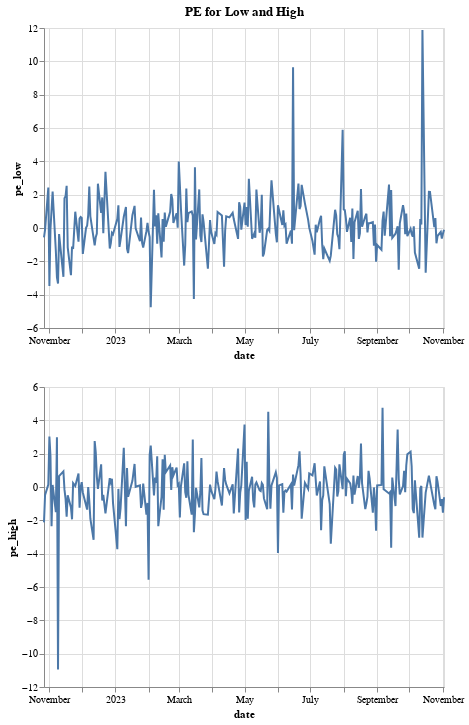

Notebook cell for this chart:
### Code cell
show_results('/home/flor/cs236/data/arima_predictions.pkd')

### Figure 1 — Vega-Lite specification as saved in the notebook (floating-point values rounded to 4 significant figures; data arrays with more than 128 entries replaced by an {"elided": "..."} marker saying what was removed)
{"config": {"view": {"continuousWidth": 400, "continuousHeight": 300}}, "vconcat": [{"mark": "line", "encoding": {"x": {"type": "temporal", "field": "date"}, "y": {"type": "quantitative", "field": "pe_low"}}, "title": "PE for Low and High"}, {"mark": "line", "encoding": {"x": {"type": "temporal", "field": "date"}, "y": {"type": "quantitative", "field": "pe_high"}}}], "data": {"name": "data-e2629debb17288e2d3e5fc7fd11954ba"}, "$schema": "https://vega.github.io/schema/vega-lite/v4.8.1.json", "datasets": {"data-e2629debb17288e2d3e5fc7fd11954ba": {"elided": "233 records"}}}
